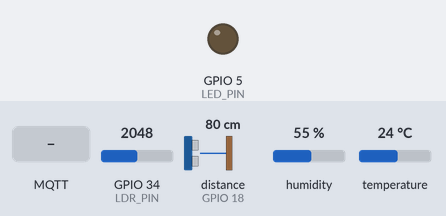
Simulated run of this sketch. Board: ESP32. Parts: output pins drawn as LEDs (lit = HIGH). The inputs (shaded band) are chosen by the test bench; at power-on: GPIO 34 (LDR_PIN) = 2048, distance to the obstacle (sensor on GPIO 18) 80 cm, humidity 55 %, temperature 24 °C. The echo pulse lasts 58.3 µs per cm; WiFi joins after 1.5 s; servers stay silent unless stated; random numbers use the default seed unless the sketch sets one; no MQTT or app messages arrive unless stated; pins used as bus, display or sensor lines are not drawn.

Above: at 2.7 s.
2.8 s: MQTT message "ON" arrives on the first subscribed topic
At 3.6 s:
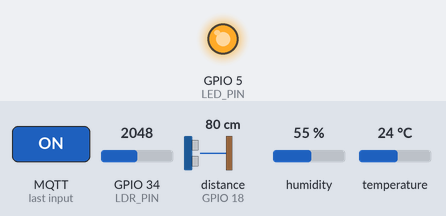
4.3 s: MQTT message "OFF" arrives on the first subscribed topic
At 4.7 s:
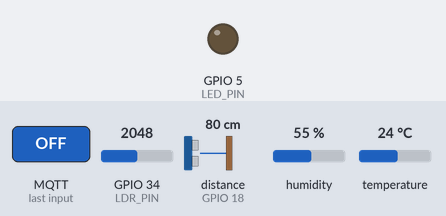
5.8 s: MQTT message "on" arrives on the first subscribed topic
At 7.0 s:
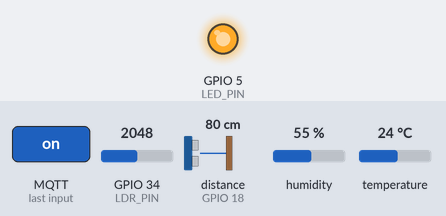
Timing chart, 0 to 8.8 s (numbered marks = the images above; inputs shaded):
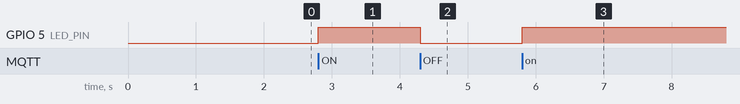

Measured:
- after the input at 2.8 s, GPIO 5 (LED_PIN): LOW → HIGH at once
- after the input at 4.3 s, GPIO 5 (LED_PIN): HIGH → LOW at once
- after the input at 5.8 s, GPIO 5 (LED_PIN): LOW → HIGH at once

The sketch:

esp32_actuator.ino
```cpp
#include <WiFi.h>
#include <PubSubClient.h>
#include "DHT.h"
#include <ArduinoJson.h>

#define DHTPIN 4
#define DHTTYPE DHT11
#define LDR_PIN 34
#define TRIG_PIN 2
#define ECHO_PIN 18
#define LED_PIN 5

const char* ssid = "Nana Yaw";
const char* password = "********";
const char* mqtt_server = "broker.hivemq.com";
const char* data_topic = "esp32/GENES/data";
const char* command_topic = "esp32/GENES/control/led";

WiFiClient espClient;
PubSubClient client(espClient);
DHT dht(DHTPIN, DHTTYPE);
unsigned long lastReadTime = 0;

float readDistanceCM() {
  digitalWrite(TRIG_PIN, LOW);
  delayMicroseconds(2);
  digitalWrite(TRIG_PIN, HIGH);
  delayMicroseconds(10);
  digitalWrite(TRIG_PIN, LOW);
  long duration = pulseIn(ECHO_PIN, HIGH, 30000);
  if (duration == 0) return 0.0;
  return duration * 0.034 / 2.0;
}

void callback(char* topic, byte* payload, unsigned int length) {
  String message = "";
  for (int i = 0; i < length; i++) message += (char)payload[i];
  message.trim();

  if (message.equalsIgnoreCase("ON")) digitalWrite(LED_PIN, HIGH);
  else if (message.equalsIgnoreCase("OFF")) digitalWrite(LED_PIN, LOW);
}

void setup() {
  Serial.begin(115200);
  pinMode(LED_PIN, OUTPUT);
  pinMode(TRIG_PIN, OUTPUT);
  pinMode(ECHO_PIN, INPUT);
  dht.begin();

  WiFi.begin(ssid, password);
  while (WiFi.status() != WL_CONNECTED) delay(500);

  client.setServer(mqtt_server, 1883);
  client.setCallback(callback);
}

void loop() {
  if (!client.connected()) {
    while (!client.connected()) {
      String clientId = "ESP32Group-" + String(random(0xffff), HEX);
      if (client.connect(clientId.c_str())) {
        client.subscribe(command_topic);
        break;
      }
      delay(2000);
    }
  }
  client.loop(); // Poll incoming control commands

  if (millis() - lastReadTime >= 5000) {
    lastReadTime = millis();
    StaticJsonDocument<200> doc;
    doc["temperature"] = dht.readTemperature();
    doc["humidity"] = dht.readHumidity();
    doc["light"] = analogRead(LDR_PIN);
    doc["distance"] = readDistanceCM();

    char buffer[256];
    serializeJson(doc, buffer);
    client.publish(data_topic, buffer);
  }
}
```
